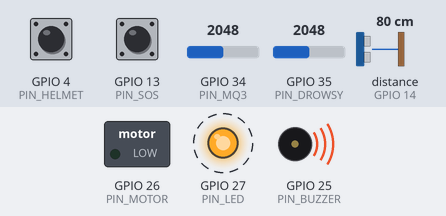
Bench run of a sketch on a simulated ESP32. On the bench: switched loads named in the sketch (green lamp = pin HIGH), output pins drawn as LEDs (lit = HIGH), buzzer (waves = sounding, pin HIGH). Wiring (inferred from the names in the program): ultrasonic range finder: trigger GPIO 12; echo GPIO 14. Dashed ring = blinking. The inputs (shaded band) are chosen by the test bench; at power-on: GPIO 4 (PIN_HELMET) HIGH, GPIO 13 (PIN_SOS) HIGH, GPIO 34 (PIN_MQ3) = 2048, GPIO 35 (PIN_DROWSY) = 2048, distance to the obstacle (sensor on GPIO 14) 80 cm. The echo pulse lasts 58.3 µs per cm; WiFi joins after 1.5 s; servers stay silent unless stated; pins used as bus, display or sensor lines are not drawn; what the sketch prints to the serial monitor is not drawn.

Above: at 1.8 s.
Timing chart, 0 to 4.5 s (numbered marks = the images above):
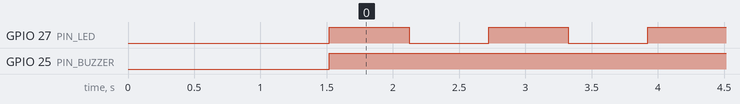

The sketch:

SmartHelmet.ino
```cpp
/*
 * Smart Helmet System — ESP32 Firmware (SOS & Alerts)
 * =====================================
 */

#include <WiFi.h>
#include <WebSocketsServer.h>

// ─── WiFi Credentials ────────────────────────────────────────────────────────
const char* WIFI_SSID     = "YOUR_WIFI_SSID";
const char* WIFI_PASSWORD = "YOUR_WIFI_PASSWORD";

// ─── Pin Definitions ─────────────────────────────────────────────────────────
const int PIN_HELMET   = 4;    // Digital: LOW = helmet worn
const int PIN_MQ3      = 34;   // Analog: alcohol sensor
const int PIN_DROWSY   = 35;   // Analog: IR sensor
const int PIN_TRIG     = 12;   // HC-SR04 trigger
const int PIN_ECHO     = 14;   // HC-SR04 echo
const int PIN_MOTOR    = 26;   // Relay for motor
const int PIN_LED      = 27;   // Status LED
const int PIN_BUZZER   = 25;   // Buzzer
const int PIN_SOS      = 13;   // SOS Button (GPIO 13)

// ─── Thresholds ──────────────────────────────────────────────────────────────
const int   MQ3_ALCOHOL_THRESHOLD = 400;
const int   DROWSY_THRESHOLD      = 2000;
const float DISTANCE_DANGER_CM    = 20.0;
const float DISTANCE_MAX_CM       = 400.0;

// ─── Timing ──────────────────────────────────────────────────────────────────
const unsigned long SEND_INTERVAL_MS     = 200;
const unsigned long SERIAL_INTERVAL_MS   = 2000;
const unsigned long IP_PRINT_INTERVAL_MS = 5000;
const unsigned long BLINK_INTERVAL_MS    = 500;

WebSocketsServer webSocket(81);

unsigned long lastSendTime    = 0;
unsigned long lastSerialTime  = 0;
unsigned long lastIpPrintTime = 0;
unsigned long lastBlinkTime   = 0;
bool          ledState        = false;
bool          motorLocked     = false;

// ─── Function Prototypes ─────────────────────────────────────────────────────
float readDistanceCm();
bool  isHelmetWorn();
bool  isAlcoholDetected(int rawMq3);
bool  isDrowsy(int rawDrowsy);
bool  isSosPressed();
void  controlOutputs(bool helmet, bool alcohol, bool drowsy, float dist, bool sos);
void  webSocketEvent(uint8_t num, WStype_t type, uint8_t* payload, size_t length);

void setup() {
  Serial.begin(115200);

  pinMode(PIN_MOTOR,  OUTPUT); digitalWrite(PIN_MOTOR,  LOW);
  pinMode(PIN_LED,    OUTPUT); digitalWrite(PIN_LED,    LOW);
  pinMode(PIN_BUZZER, OUTPUT); digitalWrite(PIN_BUZZER, LOW);

  pinMode(PIN_HELMET, INPUT_PULLUP);
  pinMode(PIN_SOS,    INPUT_PULLUP);
  pinMode(PIN_TRIG,   OUTPUT);
  pinMode(PIN_ECHO,   INPUT);

  Serial.printf("\nConnecting to WiFi: %s\n", WIFI_SSID);
  WiFi.mode(WIFI_STA);
  WiFi.begin(WIFI_SSID, WIFI_PASSWORD);

  int attempts = 0;
  while (WiFi.status() != WL_CONNECTED && attempts < 40) {
    delay(500);
    Serial.print(".");
    attempts++;
  }

  if (WiFi.status() == WL_CONNECTED) {
    Serial.println();
    Serial.println("========================================");
    Serial.println("       WiFi Connected Successfully!     ");
    Serial.println("========================================");
    Serial.printf("  IP Address : %s\n", WiFi.localIP().toString().c_str());
    Serial.println("========================================");
  }

  webSocket.begin();
  webSocket.onEvent(webSocketEvent);
}

void loop() {
  webSocket.loop();
  unsigned long now = millis();

  if (WiFi.status() == WL_CONNECTED && now - lastIpPrintTime >= IP_PRINT_INTERVAL_MS) {
    lastIpPrintTime = now;
    Serial.printf("IP: %s | Port: 81\n", WiFi.localIP().toString().c_str());
  }

  if (now - lastSendTime >= SEND_INTERVAL_MS) {
    lastSendTime = now;

    bool  helmet    = isHelmetWorn();
    int   rawMq3    = analogRead(PIN_MQ3);
    int   rawDrowsy = analogRead(PIN_DROWSY);
    bool  alcohol   = isAlcoholDetected(rawMq3);
    bool  drowsy    = isDrowsy(rawDrowsy);
    bool  sos       = isSosPressed();
    float dist      = readDistanceCm();
    int   rssi      = WiFi.RSSI();

    controlOutputs(helmet, alcohol, drowsy, dist, sos);

    // Build data string
    char buf[128];
    int mappedMq3 = map(rawMq3, 0, 4095, 0, 1023);
    snprintf(buf, sizeof(buf),
      "helmet:%d,alcohol:%d,mq3:%d,drowsy:%d,motor:%d,led:%d,buzzer:%d,dist:%.1f,rssi:%d,sos:%d\n",
      helmet ? 1:0, alcohol ? 1:0, mappedMq3,
      drowsy ? 1:0, digitalRead(PIN_MOTOR), digitalRead(PIN_LED), digitalRead(PIN_BUZZER), dist, rssi, sos ? 1:0);

    webSocket.broadcastTXT(buf);

    if (now - lastSerialTime >= SERIAL_INTERVAL_MS) {
      lastSerialTime = now;
      Serial.print(buf);
    }
  }
}

bool isHelmetWorn()  { return digitalRead(PIN_HELMET) == LOW; }
bool isSosPressed()   { return digitalRead(PIN_SOS) == LOW; }
bool isAlcoholDetected(int raw) { return raw > MQ3_ALCOHOL_THRESHOLD; }
bool isDrowsy(int raw)          { return raw > DROWSY_THRESHOLD; }

float readDistanceCm() {
  digitalWrite(PIN_TRIG, LOW);  delayMicroseconds(2);
  digitalWrite(PIN_TRIG, HIGH); delayMicroseconds(10);
  digitalWrite(PIN_TRIG, LOW);
  long dur = pulseIn(PIN_ECHO, HIGH, 24000);
  if (dur == 0) return DISTANCE_MAX_CM;
  float cm = (dur * 0.0343f) / 2.0f;
  return cm > DISTANCE_MAX_CM ? DISTANCE_MAX_CM : cm;
}

void controlOutputs(bool helmet, bool alcohol, bool drowsy, float dist, bool sos) {
  bool danger = !helmet || alcohol || drowsy || sos;
  bool distDanger = dist < DISTANCE_DANGER_CM;

  motorLocked = (!helmet || alcohol);
  digitalWrite(PIN_MOTOR, motorLocked ? LOW : HIGH);
  digitalWrite(PIN_BUZZER, (danger || distDanger) ? HIGH : LOW);

  if (danger || distDanger) {
    if (millis() - lastBlinkTime >= BLINK_INTERVAL_MS) {
      lastBlinkTime = millis();
      ledState = !ledState;
      digitalWrite(PIN_LED, ledState ? HIGH : LOW);
    }
  } else {
    digitalWrite(PIN_LED, motorLocked ? LOW : HIGH);
  }
}

void webSocketEvent(uint8_t num, WStype_t type, uint8_t* payload, size_t length) {
  if (type == WStype_CONNECTED) {
    webSocket.sendTXT(num, "connected:1\n");
  }
}
```

Measured:
- by itself, GPIO 27 (PIN_LED): alternates HIGH for 0.60 s and LOW for 0.60 s
- by itself, GPIO 25 (PIN_BUZZER): LOW → HIGH at 1.5 s
